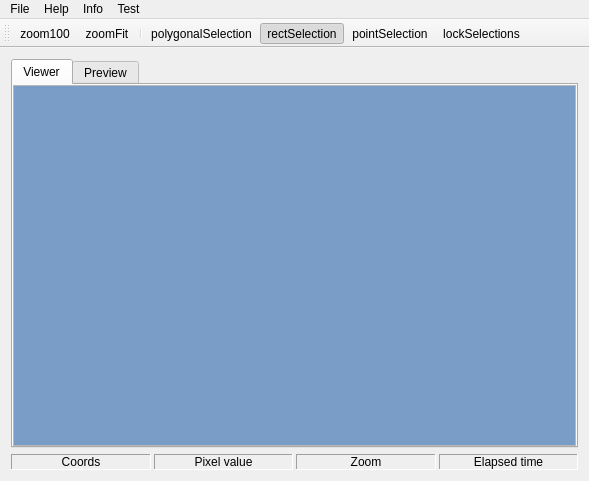
<?xml version="1.0" encoding="UTF-8"?>
<ui version="4.0">
 <class>ViewerWindow</class>
 <widget class="QMainWindow" name="ViewerWindow">
  <property name="geometry">
   <rect>
    <x>0</x>
    <y>0</y>
    <width>589</width>
    <height>481</height>
   </rect>
  </property>
  <property name="windowTitle">
   <string>CVGUI</string>
  </property>
  <widget class="QWidget" name="centralWidget">
   <layout class="QGridLayout" name="gridLayout">
    <item row="1" column="0">
     <widget class="QFrame" name="statusFrame">
      <property name="frameShape">
       <enum>QFrame::NoFrame</enum>
      </property>
      <property name="frameShadow">
       <enum>QFrame::Sunken</enum>
      </property>
      <layout class="QGridLayout" name="gridLayout_2">
       <property name="leftMargin">
        <number>0</number>
       </property>
       <property name="topMargin">
        <number>0</number>
       </property>
       <property name="rightMargin">
        <number>0</number>
       </property>
       <property name="bottomMargin">
        <number>0</number>
       </property>
       <property name="horizontalSpacing">
        <number>3</number>
       </property>
       <property name="verticalSpacing">
        <number>0</number>
       </property>
       <item row="0" column="0">
        <widget class="QLabel" name="coordsLabel">
         <property name="frameShape">
          <enum>QFrame::Panel</enum>
         </property>
         <property name="frameShadow">
          <enum>QFrame::Sunken</enum>
         </property>
         <property name="text">
          <string>Coords</string>
         </property>
         <property name="alignment">
          <set>Qt::AlignCenter</set>
         </property>
        </widget>
       </item>
       <item row="0" column="1">
        <widget class="QLabel" name="valueLabel">
         <property name="frameShape">
          <enum>QFrame::Panel</enum>
         </property>
         <property name="frameShadow">
          <enum>QFrame::Sunken</enum>
         </property>
         <property name="text">
          <string>Pixel value</string>
         </property>
         <property name="alignment">
          <set>Qt::AlignCenter</set>
         </property>
        </widget>
       </item>
       <item row="0" column="2">
        <widget class="QLabel" name="zoomLabel">
         <property name="frameShape">
          <enum>QFrame::Panel</enum>
         </property>
         <property name="frameShadow">
          <enum>QFrame::Sunken</enum>
         </property>
         <property name="text">
          <string>Zoom</string>
         </property>
         <property name="alignment">
          <set>Qt::AlignCenter</set>
         </property>
        </widget>
       </item>
       <item row="0" column="3">
        <widget class="QLabel" name="elapsedTime">
         <property name="frameShape">
          <enum>QFrame::Panel</enum>
         </property>
         <property name="frameShadow">
          <enum>QFrame::Sunken</enum>
         </property>
         <property name="text">
          <string>Elapsed time</string>
         </property>
         <property name="alignment">
          <set>Qt::AlignCenter</set>
         </property>
         <property name="indent">
          <number>-1</number>
         </property>
        </widget>
       </item>
      </layout>
     </widget>
    </item>
    <item row="0" column="0">
     <widget class="QTabWidget" name="tabWidget">
      <property name="acceptDrops">
       <bool>false</bool>
      </property>
      <property name="currentIndex">
       <number>0</number>
      </property>
      <property name="elideMode">
       <enum>Qt::ElideNone</enum>
      </property>
      <property name="movable">
       <bool>false</bool>
      </property>
      <widget class="QWidget" name="tab">
       <property name="autoFillBackground">
        <bool>true</bool>
       </property>
       <attribute name="title">
        <string>Viewer</string>
       </attribute>
       <layout class="QGridLayout" name="gridLayout_3">
        <property name="leftMargin">
         <number>0</number>
        </property>
        <property name="topMargin">
         <number>0</number>
        </property>
        <property name="rightMargin">
         <number>0</number>
        </property>
        <property name="bottomMargin">
         <number>0</number>
        </property>
        <item row="0" column="0">
         <widget class="ImageViewerWithSelector" name="graphicsView">
          <property name="palette">
           <palette>
            <active>
             <colorrole role="Base">
              <brush brushstyle="SolidPattern">
               <color alpha="255">
                <red>122</red>
                <green>157</green>
                <blue>200</blue>
               </color>
              </brush>
             </colorrole>
            </active>
            <inactive>
             <colorrole role="Base">
              <brush brushstyle="SolidPattern">
               <color alpha="255">
                <red>122</red>
                <green>157</green>
                <blue>200</blue>
               </color>
              </brush>
             </colorrole>
            </inactive>
            <disabled>
             <colorrole role="Base">
              <brush brushstyle="SolidPattern">
               <color alpha="255">
                <red>255</red>
                <green>255</green>
                <blue>255</blue>
               </color>
              </brush>
             </colorrole>
            </disabled>
           </palette>
          </property>
          <property name="font">
           <font>
            <stylestrategy>PreferDefault</stylestrategy>
           </font>
          </property>
          <property name="alignment">
           <set>Qt::AlignCenter</set>
          </property>
          <property name="renderHints">
           <set>QPainter::TextAntialiasing</set>
          </property>
         </widget>
        </item>
       </layout>
      </widget>
      <widget class="QWidget" name="previewTab">
       <attribute name="title">
        <string>Preview</string>
       </attribute>
       <layout class="QGridLayout" name="gridLayout_4">
        <property name="leftMargin">
         <number>0</number>
        </property>
        <property name="topMargin">
         <number>0</number>
        </property>
        <property name="rightMargin">
         <number>0</number>
        </property>
        <property name="bottomMargin">
         <number>0</number>
        </property>
        <item row="0" column="0">
         <widget class="ImageViewerWithSelector" name="preview">
          <property name="palette">
           <palette>
            <active>
             <colorrole role="Base">
              <brush brushstyle="SolidPattern">
               <color alpha="255">
                <red>170</red>
                <green>200</green>
                <blue>153</blue>
               </color>
              </brush>
             </colorrole>
            </active>
            <inactive>
             <colorrole role="Base">
              <brush brushstyle="SolidPattern">
               <color alpha="255">
                <red>170</red>
                <green>200</green>
                <blue>153</blue>
               </color>
              </brush>
             </colorrole>
            </inactive>
            <disabled>
             <colorrole role="Base">
              <brush brushstyle="SolidPattern">
               <color alpha="255">
                <red>255</red>
                <green>255</green>
                <blue>255</blue>
               </color>
              </brush>
             </colorrole>
            </disabled>
           </palette>
          </property>
          <property name="font">
           <font>
            <stylestrategy>PreferDefault</stylestrategy>
           </font>
          </property>
          <property name="alignment">
           <set>Qt::AlignCenter</set>
          </property>
          <property name="renderHints">
           <set>QPainter::TextAntialiasing</set>
          </property>
         </widget>
        </item>
       </layout>
      </widget>
     </widget>
    </item>
   </layout>
  </widget>
  <widget class="QMenuBar" name="menuBar">
   <property name="geometry">
    <rect>
     <x>0</x>
     <y>0</y>
     <width>589</width>
     <height>22</height>
    </rect>
   </property>
   <widget class="QMenu" name="menuFile">
    <property name="title">
     <string>File</string>
    </property>
    <addaction name="actionOpen_file"/>
    <addaction name="actionSave_Image"/>
    <addaction name="separator"/>
    <addaction name="actionLoad_polygon_layer"/>
    <addaction name="actionSave_polygon_layer"/>
   </widget>
   <widget class="QMenu" name="menuAbout_us">
    <property name="title">
     <string>Help</string>
    </property>
    <addaction name="actionAbout_us"/>
    <addaction name="actionLog"/>
   </widget>
   <widget class="QMenu" name="menuInfo">
    <property name="title">
     <string>Info</string>
    </property>
    <addaction name="actionHistogram"/>
   </widget>
   <widget class="QMenu" name="menuTest">
    <property name="title">
     <string>Test</string>
    </property>
   </widget>
   <addaction name="menuFile"/>
   <addaction name="menuAbout_us"/>
   <addaction name="menuInfo"/>
   <addaction name="menuTest"/>
  </widget>
  <widget class="QToolBar" name="mainToolBar">
   <attribute name="toolBarArea">
    <enum>TopToolBarArea</enum>
   </attribute>
   <attribute name="toolBarBreak">
    <bool>false</bool>
   </attribute>
   <addaction name="actionZoom100"/>
   <addaction name="actionZoomFit"/>
   <addaction name="separator"/>
   <addaction name="actionPolygonalSelection"/>
   <addaction name="actionRectSelection"/>
   <addaction name="actionPointSelection"/>
   <addaction name="actionLockSelections"/>
  </widget>
  <action name="actionOpen_file">
   <property name="text">
    <string>Open image or video file</string>
   </property>
  </action>
  <action name="actionSave_Image">
   <property name="text">
    <string>Save image file</string>
   </property>
  </action>
  <action name="actionAbout_us">
   <property name="text">
    <string>GAVAB - URJC</string>
   </property>
  </action>
  <action name="actionSplit_and_Merge">
   <property name="text">
    <string>Split and Merge</string>
   </property>
  </action>
  <action name="actionSave_polygon_layer">
   <property name="text">
    <string>Save polygon layer</string>
   </property>
  </action>
  <action name="actionLoad_polygon_layer">
   <property name="text">
    <string>Load polygon layer</string>
   </property>
  </action>
  <action name="actionLearnd_objects">
   <property name="text">
    <string>Learnd objects</string>
   </property>
  </action>
  <action name="actionHistogram">
   <property name="text">
    <string>Histogram</string>
   </property>
  </action>
  <action name="actionZoom100">
   <property name="icon">
    <iconset resource="Viewer.qrc">
     <normaloff>:/icon/Resources/Zoom100.ico</normaloff>:/icon/Resources/Zoom100.ico</iconset>
   </property>
   <property name="text">
    <string>zoom100</string>
   </property>
  </action>
  <action name="actionZoomFit">
   <property name="icon">
    <iconset resource="Viewer.qrc">
     <normaloff>:/icon/Resources/ZoomFit.ico</normaloff>:/icon/Resources/ZoomFit.ico</iconset>
   </property>
   <property name="text">
    <string>zoomFit</string>
   </property>
  </action>
  <action name="actionPolygonalSelection">
   <property name="checkable">
    <bool>true</bool>
   </property>
   <property name="icon">
    <iconset resource="Viewer.qrc">
     <normaloff>:/icon/Resources/polygon.ico</normaloff>:/icon/Resources/polygon.ico</iconset>
   </property>
   <property name="text">
    <string>polygonalSelection</string>
   </property>
  </action>
  <action name="actionRectSelection">
   <property name="checkable">
    <bool>true</bool>
   </property>
   <property name="checked">
    <bool>true</bool>
   </property>
   <property name="icon">
    <iconset resource="Viewer.qrc">
     <normaloff>:/icon/Resources/rectangle.ico</normaloff>:/icon/Resources/rectangle.ico</iconset>
   </property>
   <property name="text">
    <string>rectSelection</string>
   </property>
  </action>
  <action name="actionPointSelection">
   <property name="checkable">
    <bool>true</bool>
   </property>
   <property name="icon">
    <iconset resource="Viewer.qrc">
     <normaloff>:/icon/Resources/points.ico</normaloff>:/icon/Resources/points.ico</iconset>
   </property>
   <property name="text">
    <string>pointSelection</string>
   </property>
  </action>
  <action name="actionLockSelections">
   <property name="icon">
    <iconset resource="Viewer.qrc">
     <normaloff>:/icon/Resources/openLock.ico</normaloff>:/icon/Resources/openLock.ico</iconset>
   </property>
   <property name="text">
    <string>lockSelections</string>
   </property>
  </action>
  <action name="actionLog">
   <property name="text">
    <string>Log</string>
   </property>
  </action>
 </widget>
 <layoutdefault spacing="6" margin="11"/>
 <customwidgets>
  <customwidget>
   <class>ImageViewerWithSelector</class>
   <extends>QGraphicsView</extends>
   <header>ImageViewerWithSelector.h</header>
  </customwidget>
 </customwidgets>
 <resources>
  <include location="Viewer.qrc"/>
 </resources>
 <connections/>
</ui>
